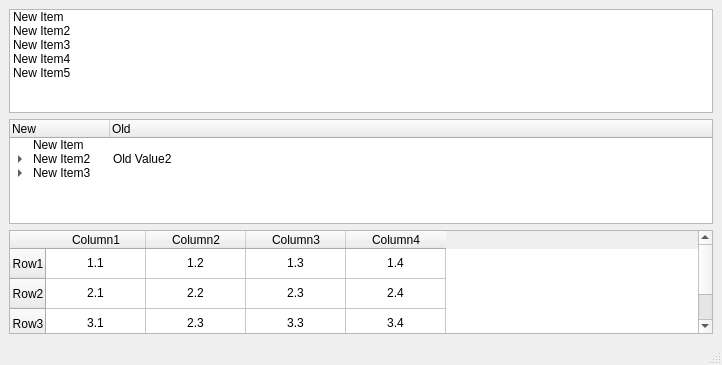
<?xml version="1.0" encoding="UTF-8"?>
<ui version="4.0">
 <class>MainWindow</class>
 <widget class="QMainWindow" name="MainWindow">
  <property name="geometry">
   <rect>
    <x>0</x>
    <y>0</y>
    <width>722</width>
    <height>365</height>
   </rect>
  </property>
  <property name="windowTitle">
   <string>MainWindow</string>
  </property>
  <widget class="QWidget" name="centralwidget">
   <layout class="QVBoxLayout" name="verticalLayout">
    <item>
     <widget class="QListWidget" name="listWidget">
      <item>
       <property name="text">
        <string>New Item</string>
       </property>
      </item>
      <item>
       <property name="text">
        <string>New Item2</string>
       </property>
      </item>
      <item>
       <property name="text">
        <string>New Item3</string>
       </property>
      </item>
      <item>
       <property name="text">
        <string>New Item4</string>
       </property>
      </item>
      <item>
       <property name="text">
        <string>New Item5</string>
       </property>
      </item>
     </widget>
    </item>
    <item>
     <widget class="QTreeWidget" name="treeWidget">
      <column>
       <property name="text">
        <string>New</string>
       </property>
      </column>
      <column>
       <property name="text">
        <string>Old</string>
       </property>
      </column>
      <item>
       <property name="text">
        <string>New Item</string>
       </property>
      </item>
      <item>
       <property name="text">
        <string>New Item2</string>
       </property>
       <property name="text">
        <string>Old Value2</string>
       </property>
       <item>
        <property name="text">
         <string>New Subitem</string>
        </property>
       </item>
       <item>
        <property name="text">
         <string>New Subitem2</string>
        </property>
       </item>
       <item>
        <property name="text">
         <string>New Subitem3</string>
        </property>
        <property name="text">
         <string>Old SubValue</string>
        </property>
       </item>
      </item>
      <item>
       <property name="text">
        <string>New Item3</string>
       </property>
       <item>
        <property name="text">
         <string>New Subitem</string>
        </property>
        <item>
         <property name="text">
          <string>New Subsubitem</string>
         </property>
         <property name="text">
          <string>Old SubsubValue</string>
         </property>
        </item>
        <item>
         <property name="text">
          <string>New Subsubitem2</string>
         </property>
        </item>
       </item>
       <item>
        <property name="text">
         <string>New Subitem2</string>
        </property>
        <property name="text">
         <string>Old SubValue2</string>
        </property>
       </item>
      </item>
     </widget>
    </item>
    <item>
     <widget class="QTableWidget" name="tableWidget">
      <row>
       <property name="text">
        <string>Row1</string>
       </property>
       <property name="textAlignment">
        <set>AlignCenter</set>
       </property>
      </row>
      <row>
       <property name="text">
        <string>Row2</string>
       </property>
       <property name="textAlignment">
        <set>AlignCenter</set>
       </property>
      </row>
      <row>
       <property name="text">
        <string>Row3</string>
       </property>
       <property name="textAlignment">
        <set>AlignCenter</set>
       </property>
      </row>
      <column>
       <property name="text">
        <string>Column1</string>
       </property>
      </column>
      <column>
       <property name="text">
        <string>Column2</string>
       </property>
      </column>
      <column>
       <property name="text">
        <string>Column3</string>
       </property>
      </column>
      <column>
       <property name="text">
        <string>Column4</string>
       </property>
      </column>
      <item row="0" column="0">
       <property name="text">
        <string>1.1</string>
       </property>
       <property name="textAlignment">
        <set>AlignCenter</set>
       </property>
      </item>
      <item row="0" column="1">
       <property name="text">
        <string>1.2</string>
       </property>
       <property name="textAlignment">
        <set>AlignCenter</set>
       </property>
      </item>
      <item row="0" column="2">
       <property name="text">
        <string>1.3</string>
       </property>
       <property name="textAlignment">
        <set>AlignCenter</set>
       </property>
      </item>
      <item row="0" column="3">
       <property name="text">
        <string>1.4</string>
       </property>
       <property name="textAlignment">
        <set>AlignCenter</set>
       </property>
      </item>
      <item row="1" column="0">
       <property name="text">
        <string>2.1</string>
       </property>
       <property name="textAlignment">
        <set>AlignCenter</set>
       </property>
      </item>
      <item row="1" column="1">
       <property name="text">
        <string>2.2</string>
       </property>
       <property name="textAlignment">
        <set>AlignCenter</set>
       </property>
      </item>
      <item row="1" column="2">
       <property name="text">
        <string>2.3</string>
       </property>
       <property name="textAlignment">
        <set>AlignCenter</set>
       </property>
      </item>
      <item row="1" column="3">
       <property name="text">
        <string>2.4</string>
       </property>
       <property name="textAlignment">
        <set>AlignCenter</set>
       </property>
      </item>
      <item row="2" column="0">
       <property name="text">
        <string>3.1</string>
       </property>
       <property name="textAlignment">
        <set>AlignCenter</set>
       </property>
      </item>
      <item row="2" column="1">
       <property name="text">
        <string>2.3</string>
       </property>
       <property name="textAlignment">
        <set>AlignCenter</set>
       </property>
      </item>
      <item row="2" column="2">
       <property name="text">
        <string>3.3</string>
       </property>
       <property name="textAlignment">
        <set>AlignCenter</set>
       </property>
      </item>
      <item row="2" column="3">
       <property name="text">
        <string>3.4</string>
       </property>
       <property name="textAlignment">
        <set>AlignCenter</set>
       </property>
      </item>
     </widget>
    </item>
   </layout>
  </widget>
  <widget class="QMenuBar" name="menubar">
   <property name="geometry">
    <rect>
     <x>0</x>
     <y>0</y>
     <width>722</width>
     <height>24</height>
    </rect>
   </property>
  </widget>
  <widget class="QStatusBar" name="statusbar"/>
 </widget>
 <resources/>
 <connections/>
</ui>
